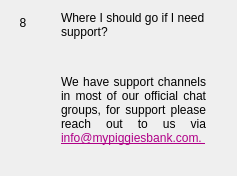
                  <widget class="QWidget" name="widgetFaq8" native="true">
                   <layout class="QHBoxLayout" name="horizontalpage_8" stretch="0,1">
                    <item alignment="Qt::AlignTop">
                     <widget class="QLabel" name="labelNumber8">
                      <property name="minimumSize">
                       <size>
                        <width>24</width>
                        <height>24</height>
                       </size>
                      </property>
                      <property name="maximumSize">
                       <size>
                        <width>16777215</width>
                        <height>24</height>
                       </size>
                      </property>
                      <property name="text">
                       <string>8</string>
                      </property>
                      <property name="alignment">
                       <set>Qt::AlignCenter</set>
                      </property>
                     </widget>
                    </item>
                    <item>
                     <layout class="QVBoxLayout" name="verticalLayoutpage_8">
                      <property name="leftMargin">
                       <number>20</number>
                      </property>
                      <property name="rightMargin">
                       <number>20</number>
                      </property>
                      <item>
                       <widget class="QLabel" name="labelSubtitle8">
                        <property name="text">
                         <string>Where I should go if I need support?</string>
                        </property>
                        <property name="wordWrap">
                         <bool>true</bool>
                        </property>
                       </widget>
                      </item>
                      <item>
                       <spacer name="verticalSpacer_80">
                        <property name="orientation">
                         <enum>Qt::Vertical</enum>
                        </property>
                        <property name="sizeType">
                         <enum>QSizePolicy::Fixed</enum>
                        </property>
                        <property name="sizeHint" stdset="0">
                         <size>
                          <width>20</width>
                          <height>30</height>
                         </size>
                        </property>
                       </spacer>
                      </item>
                      <item>
                       <widget class="QLabel" name="labelContent8">
                        <property name="text">
                         <string>
                           &lt;html&gt;&lt;head/&gt;&lt;body&gt;&lt;p align=&quot;justify&quot;&gt;
                           We have support channels in most of our official chat groups, for support please reach out to us via
                           &lt;a style='color: #b00087' href='https://discord.gg/zZ6T8SSRZd;
                           Discord&lt;/a&gt; or at
                           &lt;a style='color: #b00087' href='mailto://info@mypiggiesbank.com'&gt;
                           info@mypiggiesbank.com.
                           &lt;/p&gt;&lt;/body&gt;&lt;/html&gt;
                         </string>
                        </property>
                        <property name="alignment">
                         <set>Qt::AlignLeading|Qt::AlignLeft|Qt::AlignTop</set>
                        </property>
                        <property name="wordWrap">
                         <bool>true</bool>
                        </property>
                       </widget>
                      </item>
                      <item>
                       <spacer name="verticalSpacer_81">
                        <property name="orientation">
                         <enum>Qt::Vertical</enum>
                        </property>
                        <property name="sizeHint" stdset="0">
                         <size>
                          <width>20</width>
                          <height>20</height>
                         </size>
                        </property>
                       </spacer>
                      </item>
                     </layout>
                    </item>
                   </layout>
                  </widget>
